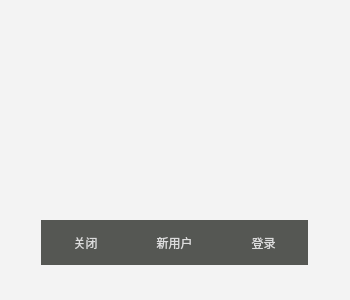
<?xml version="1.0" encoding="UTF-8"?>
<ui version="4.0">
 <class>LoginWidget</class>
 <widget class="QMainWindow" name="LoginWidget">
  <property name="geometry">
   <rect>
    <x>0</x>
    <y>0</y>
    <width>350</width>
    <height>300</height>
   </rect>
  </property>
  <property name="minimumSize">
   <size>
    <width>350</width>
    <height>300</height>
   </size>
  </property>
  <property name="maximumSize">
   <size>
    <width>350</width>
    <height>300</height>
   </size>
  </property>
  <property name="windowTitle">
   <string>MainWindow</string>
  </property>
  <property name="styleSheet">
   <string notr="true">QDialog{border:2px;
	border-color: rgb(0, 0, 0);
background-color: rgb(243, 243, 243);}
</string>
  </property>
  <widget class="QWidget" name="centralwidget">
   <property name="styleSheet">
    <string notr="true">QWidget{background-color: rgb(243, 243, 243);}
.QLineEdit
{
color: rgb(46, 52, 54);
}
.QPushButton
{
font: 25 13pt &quot;Umpush&quot;;
border-style:none;
border:0px solid #242424;
color:#DCDCDC;
background:rgb(85, 87, 83);
}

.QPushButton::hover{
border-style:none;
border:0px solid #242424;
color:#DCDCDC;
background:rgb(136, 138, 133);
}

QPushButton#button_login:pressed,#button_quit:pressed,#button_signup:pressed
{
	background-color: rgb(46, 52, 54);
}
</string>
   </property>
   <widget class="QLabel" name="line1">
    <property name="geometry">
     <rect>
      <x>50</x>
      <y>135</y>
      <width>240</width>
      <height>1</height>
     </rect>
    </property>
    <property name="styleSheet">
     <string notr="true">border-image: url(:/res/line.png);</string>
    </property>
    <property name="text">
     <string/>
    </property>
   </widget>
   <widget class="QLabel" name="label_usr">
    <property name="geometry">
     <rect>
      <x>50</x>
      <y>110</y>
      <width>21</width>
      <height>21</height>
     </rect>
    </property>
    <property name="styleSheet">
     <string notr="true">background-image: url(:/res/flower1.png);
background-repeat: false;</string>
    </property>
    <property name="text">
     <string/>
    </property>
   </widget>
   <widget class="QLabel" name="label_pw">
    <property name="geometry">
     <rect>
      <x>50</x>
      <y>160</y>
      <width>21</width>
      <height>21</height>
     </rect>
    </property>
    <property name="styleSheet">
     <string notr="true">background-image: url(:/res/lock1.png);
background-repeat: false;</string>
    </property>
    <property name="text">
     <string/>
    </property>
   </widget>
   <widget class="QPushButton" name="button_view">
    <property name="geometry">
     <rect>
      <x>270</x>
      <y>163</y>
      <width>21</width>
      <height>20</height>
     </rect>
    </property>
    <property name="sizePolicy">
     <sizepolicy hsizetype="Minimum" vsizetype="Minimum">
      <horstretch>0</horstretch>
      <verstretch>0</verstretch>
     </sizepolicy>
    </property>
    <property name="minimumSize">
     <size>
      <width>21</width>
      <height>20</height>
     </size>
    </property>
    <property name="maximumSize">
     <size>
      <width>21</width>
      <height>20</height>
     </size>
    </property>
    <property name="styleSheet">
     <string notr="true">.QPushButton
{
height:20px;
width:20px;
border-style:none;
background-image: url(:/res/see.png);
background-repeat:none;
background-color: none;}

.QPushButton#button_view:pressed 
{border-style:none;
background-image: url(:/res/see.png);
background-repeat:none;
background-color: none;}

.QPushButton:hover
{border-style:none;
background-image: url(:/res/see_hover.png);
background-repeat:none;
background-color: none;}</string>
    </property>
    <property name="text">
     <string/>
    </property>
   </widget>
   <widget class="QLineEdit" name="lineEdit_usr">
    <property name="geometry">
     <rect>
      <x>75</x>
      <y>108</y>
      <width>200</width>
      <height>25</height>
     </rect>
    </property>
    <property name="styleSheet">
     <string notr="true">background: transparent;
border-width:0;
border-style:outset;
selection-background-color: rgb(168, 168, 168);
color:rgb(46, 52, 54);</string>
    </property>
    <property name="text">
     <string/>
    </property>
   </widget>
   <widget class="QLineEdit" name="lineEdit_pw">
    <property name="geometry">
     <rect>
      <x>75</x>
      <y>158</y>
      <width>200</width>
      <height>25</height>
     </rect>
    </property>
    <property name="styleSheet">
     <string notr="true">background: transparent;
border-width:0;
border-style:outset;
selection-background-color: rgb(168, 168, 168);
color:rgb(46, 52, 54);</string>
    </property>
    <property name="text">
     <string/>
    </property>
    <property name="echoMode">
     <enum>QLineEdit::Password</enum>
    </property>
   </widget>
   <widget class="QLabel" name="line2">
    <property name="geometry">
     <rect>
      <x>50</x>
      <y>185</y>
      <width>240</width>
      <height>1</height>
     </rect>
    </property>
    <property name="styleSheet">
     <string notr="true">border-image: url(:/res/line.png);</string>
    </property>
    <property name="text">
     <string/>
    </property>
   </widget>
   <widget class="QLabel" name="label">
    <property name="geometry">
     <rect>
      <x>50</x>
      <y>40</y>
      <width>245</width>
      <height>40</height>
     </rect>
    </property>
    <property name="styleSheet">
     <string notr="true">border-image: url(:/res/logo.png);</string>
    </property>
    <property name="text">
     <string/>
    </property>
   </widget>
   <widget class="QPushButton" name="button_quit">
    <property name="geometry">
     <rect>
      <x>41</x>
      <y>220</y>
      <width>89</width>
      <height>45</height>
     </rect>
    </property>
    <property name="minimumSize">
     <size>
      <width>89</width>
      <height>0</height>
     </size>
    </property>
    <property name="maximumSize">
     <size>
      <width>89</width>
      <height>45</height>
     </size>
    </property>
    <property name="text">
     <string>关闭</string>
    </property>
   </widget>
   <widget class="QPushButton" name="button_login">
    <property name="geometry">
     <rect>
      <x>219</x>
      <y>220</y>
      <width>89</width>
      <height>45</height>
     </rect>
    </property>
    <property name="minimumSize">
     <size>
      <width>89</width>
      <height>0</height>
     </size>
    </property>
    <property name="maximumSize">
     <size>
      <width>89</width>
      <height>45</height>
     </size>
    </property>
    <property name="text">
     <string>登录</string>
    </property>
   </widget>
   <widget class="QPushButton" name="button_signup">
    <property name="geometry">
     <rect>
      <x>130</x>
      <y>220</y>
      <width>89</width>
      <height>45</height>
     </rect>
    </property>
    <property name="minimumSize">
     <size>
      <width>89</width>
      <height>0</height>
     </size>
    </property>
    <property name="maximumSize">
     <size>
      <width>89</width>
      <height>45</height>
     </size>
    </property>
    <property name="text">
     <string>新用户</string>
    </property>
   </widget>
  </widget>
 </widget>
 <resources/>
 <connections/>
</ui>
